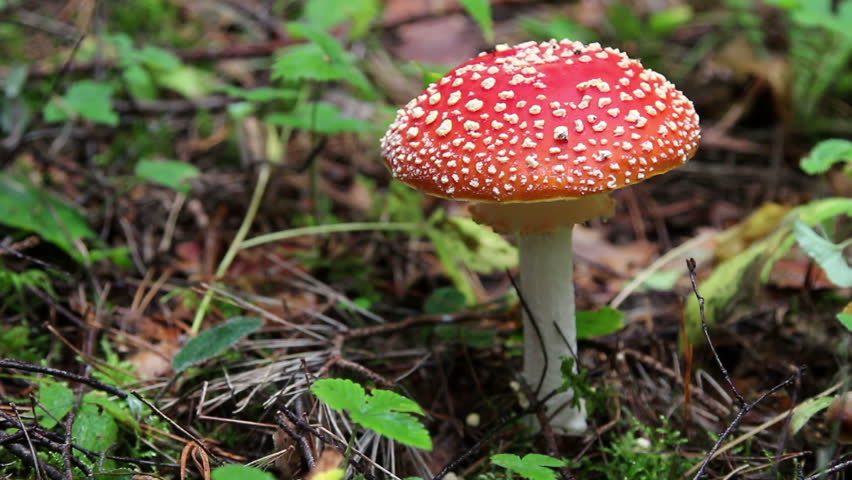
#> input picture mushroom/1 (1).jpg, 852 x 480 px; its folder holds only this picture in this run
$ jupyter execute --allow-errors AI_Project.ipynb   (shell and % lines are left out)   (older library calls are emulated)
#> lines starting #> are read from the running program, lines starting #| are printed output that depends on the picture; after the words box and inside, x2 and y2 are one past the last pixel; in counts of white or black regions, pixels touching at a corner belong together
[cell 1]
import cv2
import os
import numpy as np
from random import shuffle
import imutils #need to install this with pip
import matplotlib.pyplot as plt
from skimage import data, color, exposure
from sklearn import svm
import data_generator as dg
from sklearn.metrics import classification_report
from sklearn.metrics import confusion_matrix
import glob

[cell 2]
pimages = [cv2.imread(file) for file in glob.glob("mushroom/*.jpg")]
#> pimages = 1 item
#> (the rest of this cell did not finish here and is left out)

#> (a cell that did not finish here is left out)

[cell 4]
minDim = 80
blockSize = (16,16)
blockStride = (8,8)
cellSize = (8,8)
nbins = 9

dims = (minDim, minDim)

hog = cv2.HOGDescriptor(dims, blockSize, blockStride, cellSize, nbins)

#> (a cell that did not finish here is left out)

[cell 6]
def getFeaturesWithLabel(imageData, hog, dims, label):
#> called with dims = (80, 80), label = 1
    data = []
    for img in imageData:
        img = cv2.resize(img, dims)

        #for images with transparency layer, reduce to 3 layers
        feat = hog.compute(img[:,:,:3])

        data.append((feat, label))
#> this loop made 1 pass
#> pass 1, in getFeaturesWithLabel, `img = cv2.resize(img, dims)`:
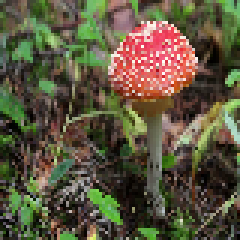
#> img: shape (80, 80, 3) (shown 3 times larger); mean of channels 0, 1, 2 62.5, 85.6, 92.7; drawn as B, G, R
#> after the loop, data = 1 item
    return data

[cell 7]
pdata = getFeaturesWithLabel(pimages, hog, dims, 1)
#> pdata = 1 item
#> (the rest of this cell did not finish here and is left out)

[cell 8]
lsvm = svm.SVC(kernel='linear', C = 1.0, probability=True)
#> (the rest of this cell did not finish here and is left out)

#> (a cell that did not finish here is left out)

#> (a cell that did not finish here is left out)

#> (a cell that did not finish here is left out)

[cell 12]
#helper function for resizing images
def resize(img, scale):
    return cv2.resize(img, (int(img.shape[1]*scale), int(img.shape[0]*scale)))

im = cv2.imread("test.jpg")
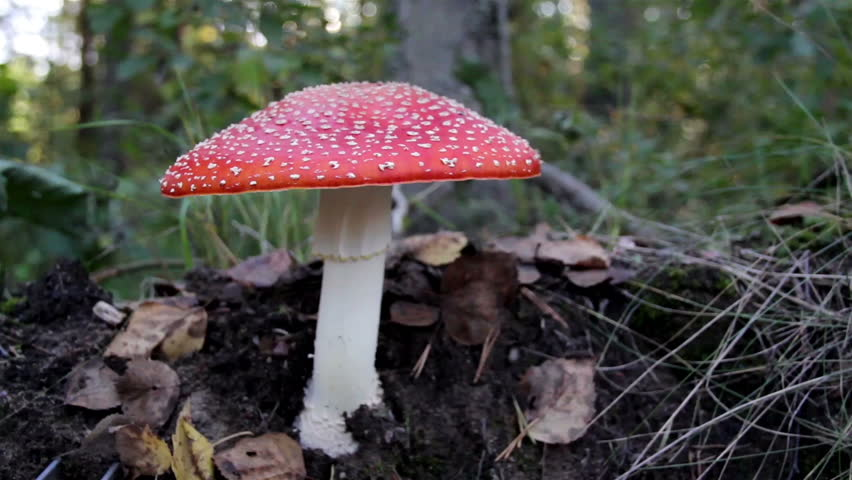
#> input picture test.jpg, 852 x 480 px
#> im is the input picture: shape (480, 852, 3); mean B, G, R 71.1, 75.1, 78.6
if im.shape[0] > 400:
    scale = 400.0/im.shape[0]
#> scale = 0.833
else: scale = 1
im = resize(im, scale)

plt.imshow(cv2.cvtColor(im, cv2.COLOR_BGR2RGB))
plt.show()

[cell 13]
def preprocess(image, lower, upper):
    #boundary in bgr color scheme for opencv

    lower = np.array(lower, dtype="uint8")
    upper = np.array(upper, dtype="uint8")

    # find the colors within the specified boundaries and apply
    # the mask
    mask = cv2.inRange(image, lower, upper)
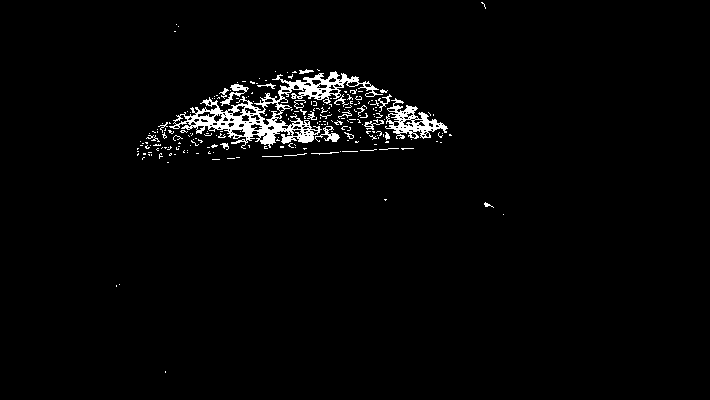
#> mask: shape (400, 710); 2.4% white; 219 white regions (195 under 20 px)
    output = cv2.bitwise_and(image, image, mask = mask)
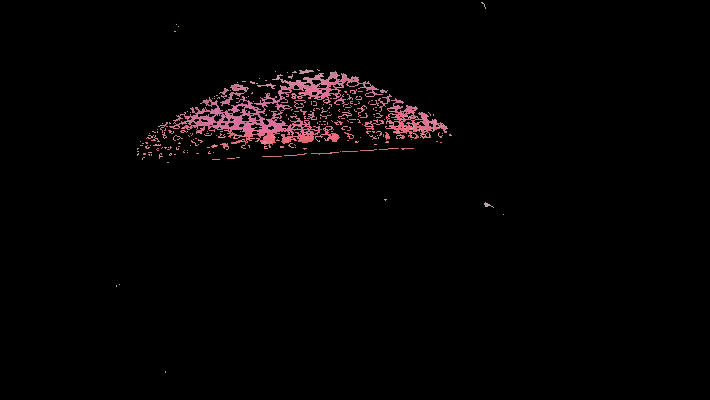
#> output: shape (400, 710, 3); mean B, G, R 3.5, 2.8, 5
    #This takes image[x] and image[x] when mask is 1 (that is, it leaves it alone),
    #otherwise it makes image[x] = 0. The effect in this case is just image and mask.
    #This is applied to all 3 channels

    return output, mask

[cell 14]
pimage, mask = preprocess(im,  [100,100,180], [170, 170, 255])
plt.imshow(pimage)
plt.show()

[cell 15]
imgray = cv2.cvtColor(pimage,cv2.COLOR_BGR2GRAY)
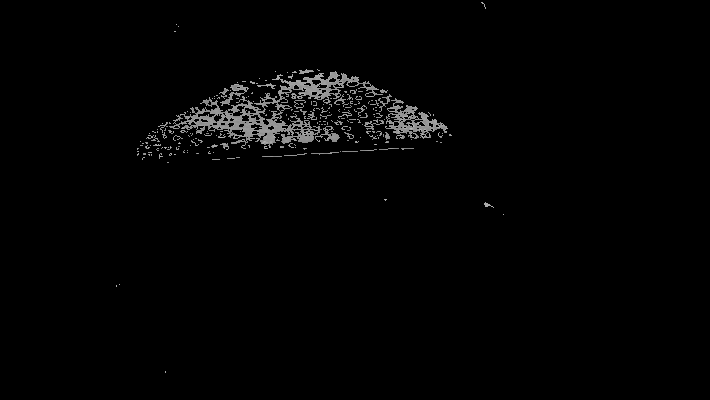
#> imgray: shape (400, 710); min 0, max 190, mean 3.6
plt.imshow(imgray, cmap='gray')
plt.show()

[cell 16]
flag, binaryImage = cv2.threshold(imgray, 85, 255, cv2.THRESH_BINARY + cv2.THRESH_OTSU )
#> flag = 0
plt.imshow(binaryImage, cmap='gray')
plt.show()

[cell 17]
#the actual algorithm is described in
im2, contours, hierarchy = cv2.findContours(binaryImage,cv2.RETR_TREE,cv2.CHAIN_APPROX_SIMPLE)
#> contours = 376 contours, 328 with area under 20; largest, box (x1, y1, x2, y2) and area: (169, 71, 383, 149) 4492, (385, 98, 448, 139) 1038, (258, 102, 281, 126) 242, (220, 84, 249, 106) 122, (315, 126, 340, 142) 106

[cell 18]
copy = im.copy()
rgb = cv2.cvtColor(copy, cv2.COLOR_BGR2RGB)

boxes = [cv2.boundingRect(c) for c in contours]
#> boxes = 376 items, first 6: (165, 371, 1, 2), (116, 285, 1, 2), (119, 284, 1, 1), (503, 214, 1, 1), (484, 202, 10, 6), (384, 199, 3, 2)
print(len(boxes))
#| 376
boxes2 = [b for b in boxes if b[2]*b[3] > 600]
#> boxes2 = [(385, 98, 63, 41), (220, 84, 29, 22), (169, 71, 214, 78)]
print(len(boxes2))
#| 3

for x, y, w, h in boxes2:
    cv2.rectangle(rgb, (x,y),(x+w, y+h), (0, 255, 0), 2)
#> this loop made 3 passes
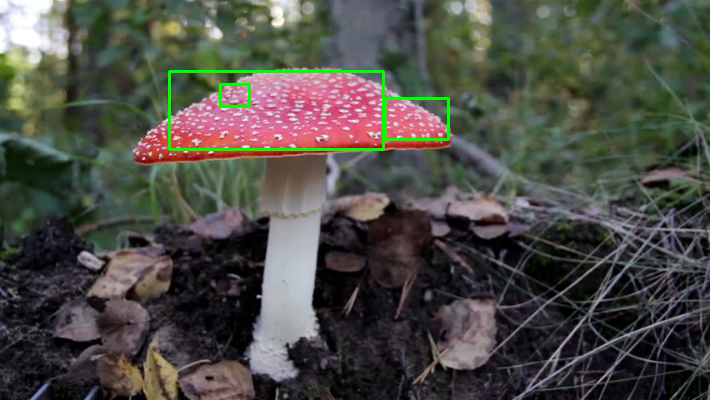
#> rgb: shape (400, 710, 3); mean R, G, B 77.1, 76.4, 70
plt.imshow(rgb)
plt.show()

[cell 19]
def transform_scale(factor, boxes):
    return [[int(x[0]*factor), int(x[1]*factor), int(x[2]*factor), int(x[3]*factor)] for x in boxes]

[cell 20]
real_signs = []

#> (the rest of this cell did not finish here and is left out)

[cell 21]
clone = im.copy()

colors = [(0,255,0),(0,0,0),(255,0,255),(255,0,0),(255,165,0),(255,255,255), (1, 1, 1)]
for x, y, w, h in real_signs:


    cv2.rectangle(clone, (x, y), (x+w, y+h), colors[3], 2)

plt.imshow(cv2.cvtColor(clone, cv2.COLOR_BGR2RGB))
plt.show()
